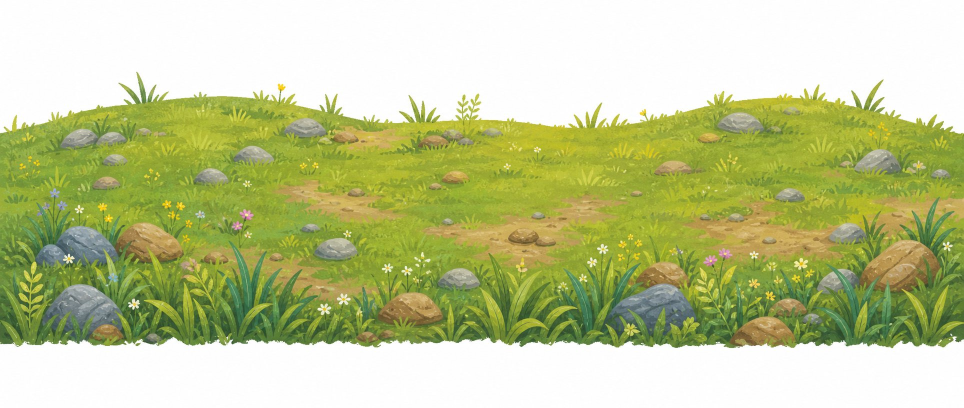
#> input picture examples/assets/ground-grass-stones.jpg, 1927 x 816 px (shown at 1/2 size)
$ python prepare_talking_assets.py
#> lines starting #> are read from the running program, lines starting #| are printed output that depends on the picture; after the words box and inside, x2 and y2 are one past the last pixel; in counts of white or black regions, pixels touching at a corner belong together
#> in main, ground is the input picture: PIL image 1927x816 RGB; mean R, G, B 191.2, 198.9, 146.5
"""Prepare layered cutout assets for the talking-scene and PNGTuber examples.

Inputs (AI-generated plates + user-supplied avatar):
  examples/assets/sky-day-clean.jpg        - clean sky gradient plate
  examples/assets/ground-grass-stones.jpg  - grass/stone ground strip on white
  examples/assets/clouds-cluster-a.jpg     - cumulus cluster on magenta
  examples/assets/clouds-cluster-b.jpg     - wispy cloud pair on magenta
  /tmp/arena-coding-uploads/image-2.png    - user hand-drawn PNGTuber avatar on green screen

Outputs (RGBA cutouts, committed):
  examples/assets/ground-cutout.png
  examples/assets/clouds-a.png
  examples/assets/clouds-b.png
  examples/assets/avatar-cutout.png
"""
from __future__ import annotations

from pathlib import Path

import numpy as np
from PIL import Image, ImageFilter

ROOT = Path(__file__).resolve().parents[1]
ASSETS = ROOT / "examples/assets"


def key_background(img: Image.Image, target: np.ndarray, tol: float, soft: float,
                   despill: str | None = None) -> Image.Image:
    """Remove pixels near `target` RGB, feathering alpha by distance in tol..soft band.

    despill removes background colour contamination from semi-transparent edges:
    'green' clamps a dominant green channel down; 'magenta' lifts green toward
    min(red, blue) so pink fringes become neutral.
    """
    rgba = np.asarray(img.convert("RGBA"), dtype=np.float32)
    rgb = rgba[..., :3]
    dist = np.linalg.norm(rgb - target[None, None, :], axis=2)
    alpha = np.clip((dist - tol) / max(1.0, soft - tol), 0, 1)
    if despill == "green":
        cap = np.maximum(rgb[..., 0], rgb[..., 2])
        rgb[..., 1] = np.minimum(rgb[..., 1], cap + 6)
    elif despill == "magenta":
        floor = np.minimum(rgb[..., 0], rgb[..., 2])
        rgb[..., 1] = np.maximum(rgb[..., 1], floor - 6)
    rgba[..., :3] = rgb
    rgba[..., 3] = alpha * 255
    return Image.fromarray(rgba.astype(np.uint8), "RGBA")


def cut_top_white(img: Image.Image) -> Image.Image:
    """Flood the white background from the top edge only, so white flowers inside stay solid."""
    rgba = np.asarray(img.convert("RGBA"), dtype=np.uint8).copy()
    h, w = rgba.shape[:2]
#> h = 816; w = 1927
    rgb = rgba[..., :3].astype(np.int16)
    white = (rgb.min(axis=2) > 232) & (np.ptp(rgb, axis=2) < 18)
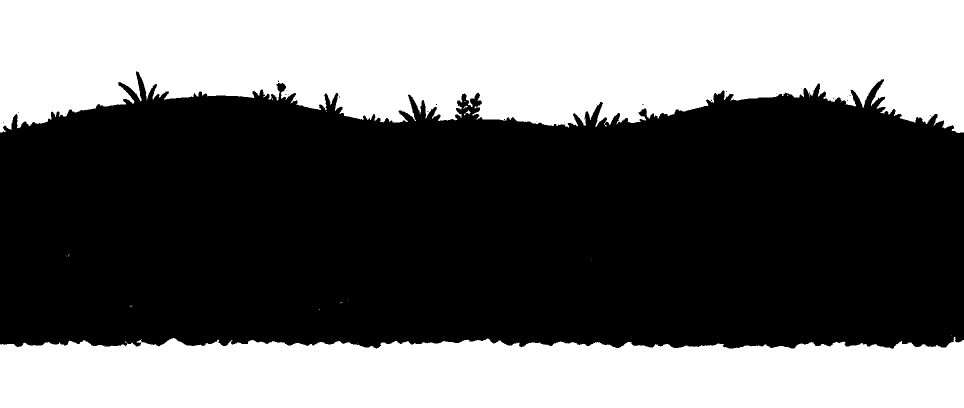
#> white: shape (816, 1927) bool (shown at 1/2 size); 42.2% white; 24 white regions (20 under 20 px), largest, box (x1, y1, x2, y2) and area: (0, 0, 1927, 266) 418253, (0, 674, 1927, 816) 245614, (932, 220, 941, 229) 37, (927, 211, 935, 218) 20
    # BFS from top-row white pixels across connected white pixels.
    from collections import deque
    visited = np.zeros((h, w), dtype=bool)
    queue: deque[tuple[int, int]] = deque()
    for x in range(w):
        if white[0, x]:
            queue.append((0, x))
            visited[0, x] = True
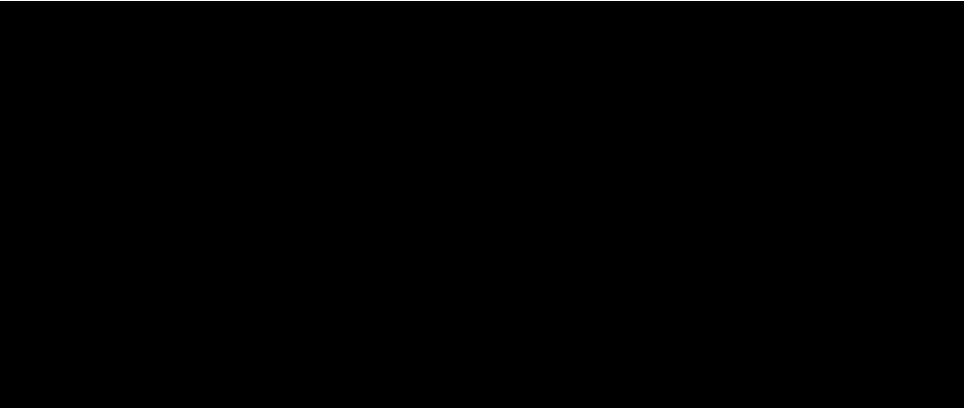
#> visited: shape (816, 1927) bool (shown at 1/2 size); 0.12% white in thin lines or dots, all inside (x1, y1, x2, y2) = (0, 0, 1927, 1)
    while queue:
        y, x = queue.popleft()
        for ny, nx in ((y-1, x), (y+1, x), (y, x-1), (y, x+1)):
            if 0 <= ny < h and 0 <= nx < w and white[ny, nx] and not visited[ny, nx]:
                visited[ny, nx] = True
                queue.append((ny, nx))
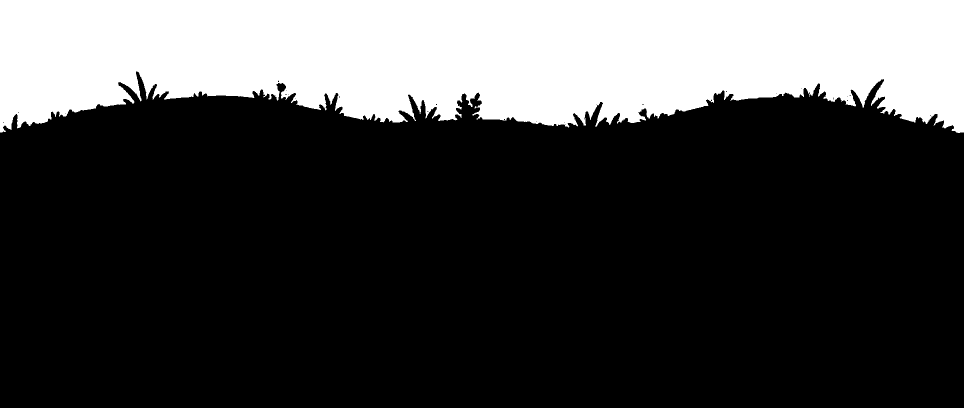
#> visited: shape (816, 1927) bool (shown at 1/2 size); 26.6% white; 1 white region, box (x1, y1, x2, y2) and area: (0, 0, 1927, 266) 418239
    rgba[..., 3] = np.where(visited, 0, 255)
    im = Image.fromarray(rgba, "RGBA")
    # Feather the silhouette edge slightly.
    a = im.getchannel("A").filter(ImageFilter.GaussianBlur(1.2))
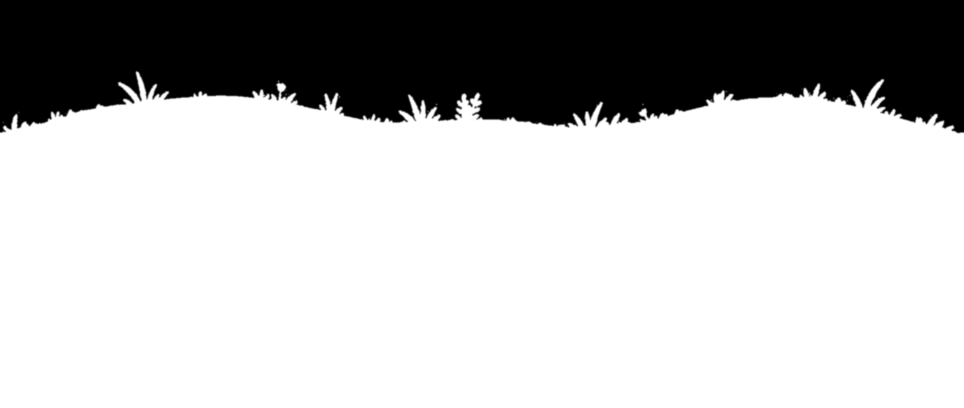
#> a: PIL image 1927x816 L (shown at 1/2 size); min 0, max 255, mean 187.2
    im.putalpha(a)
    return im


def main() -> None:
    ground = Image.open(ASSETS / "ground-grass-stones.jpg")
    cut_top_white(ground).save(ASSETS / "ground-cutout.png")
    print("ground-cutout.png", (ASSETS / "ground-cutout.png").stat().st_size)

    magenta = np.array([255.0, 0.0, 255.0])
    for name in ("clouds-cluster-a", "clouds-cluster-b"):
        img = Image.open(ASSETS / f"{name}.jpg")
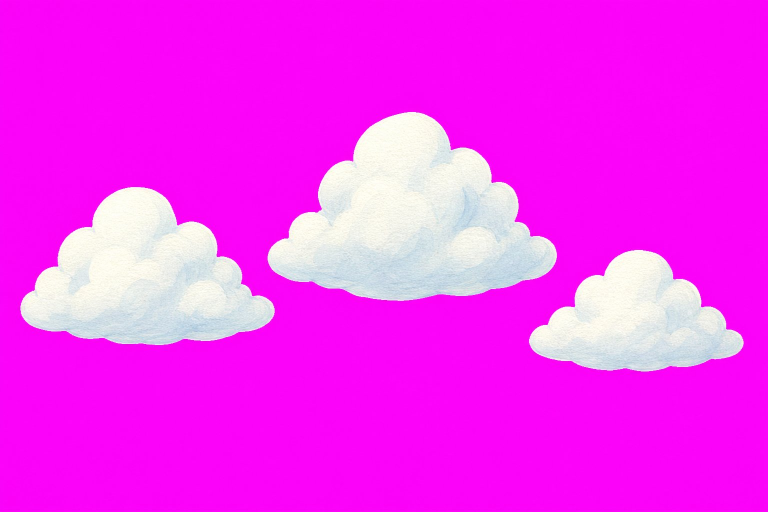
#> input picture examples/assets/clouds-cluster-a.jpg, 1536 x 1024 px (shown at 1/2 size)
#> img is the input picture: PIL image 1536x1024 RGB; mean R, G, B 247, 47.8, 245.7
        keyed = key_background(img, magenta, tol=85, soft=150, despill="magenta")
#> in key_background, `alpha = np.clip((dist - tol) / max(1.0, soft - tol), 0, 1)`:
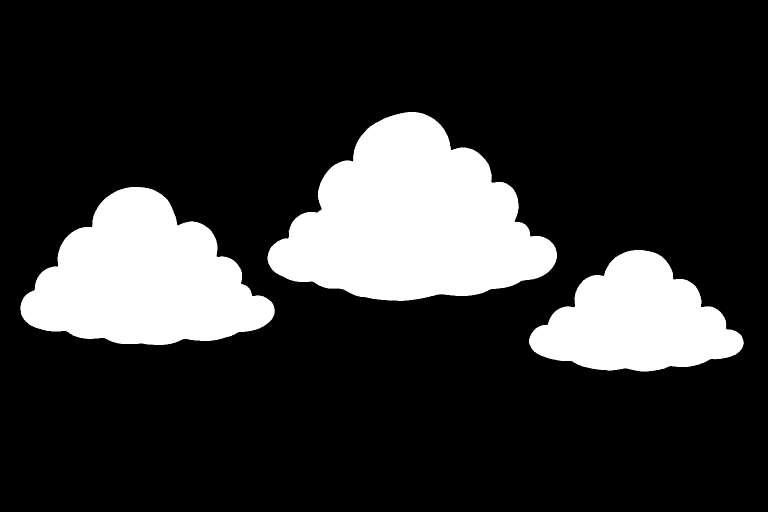
#> alpha: shape (1024, 1536) float64 (shown at 1/2 size); min 0, max 1, mean 0.192
#> in key_background, `rgb[..., 1] = np.maximum(rgb[..., 1], floor - 6)`:
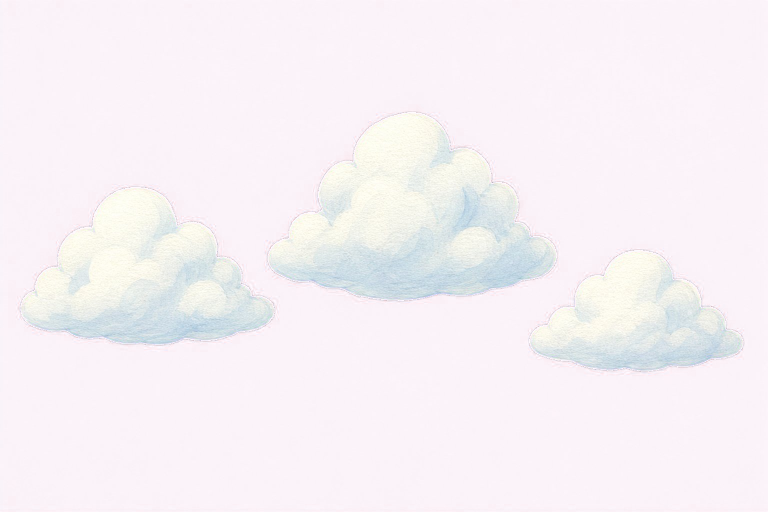
#> rgb: shape (1024, 1536, 3) float32 (shown at 1/2 size); mean R, G, B 249.3, 244.4, 248.6
        out = ASSETS / (name.replace("cluster-", "") + ".png")
        keyed.save(out)
        print(out.name, out.stat().st_size)
#> pass 2 of the loop in main, `for name in ("clouds-cluster-a", "clouds-cluster-b"):`:
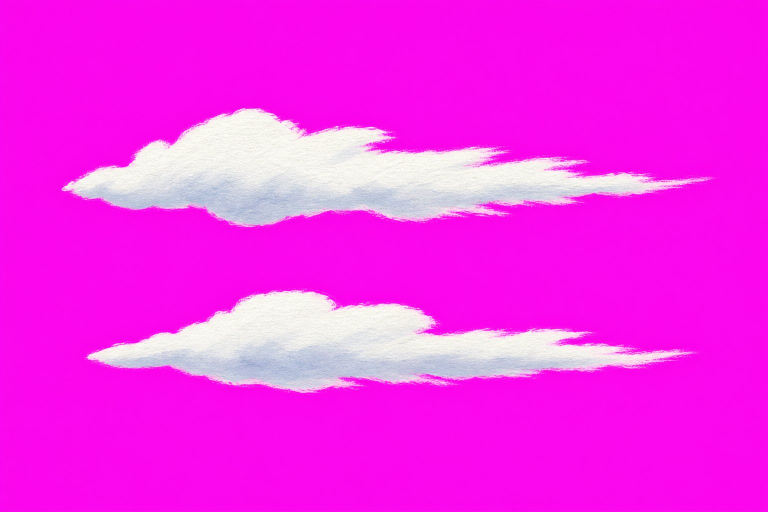
#> input picture examples/assets/clouds-cluster-b.jpg, 1536 x 1024 px (shown at 1/2 size)
#> in main, img is the input picture: PIL image 1536x1024 RGB; mean R, G, B 247.1, 43.9, 235.7
#> in key_background (call 2), `rgb[..., 1] = np.maximum(rgb[..., 1], floor - 6)`:
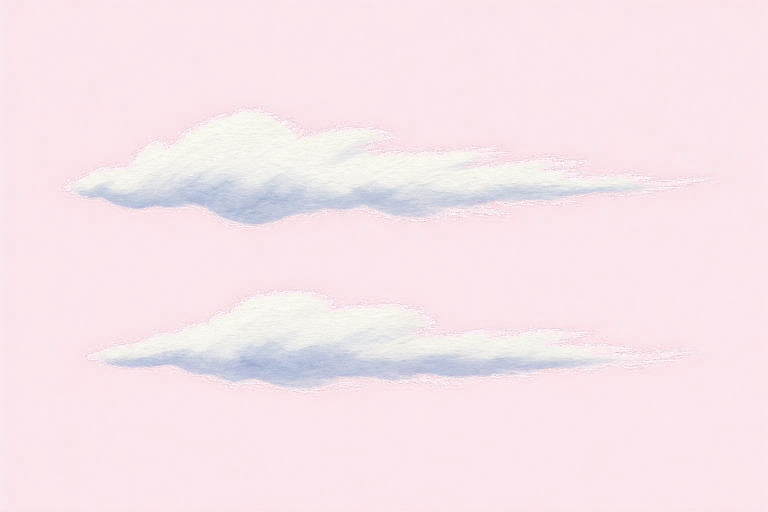
#> rgb: shape (1024, 1536, 3) float32 (shown at 1/2 size); mean R, G, B 249.5, 226.8, 233.2
#> in key_background (call 2), `rgba[..., 3] = alpha * 255`:
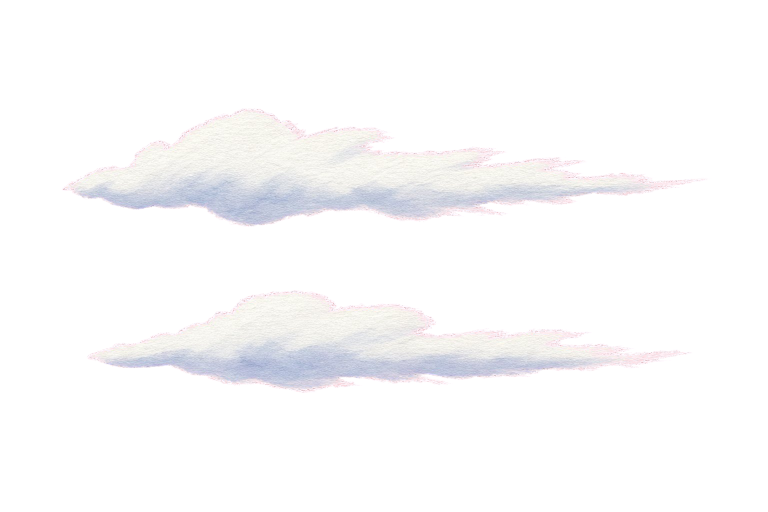
#> rgba: shape (1024, 1536, 4) float32 (shown at 1/2 size); mean R, G, B, A 249.5, 226.8, 233.2, 43.3; transparent parts drawn white

    uploads = Path("/tmp/arena-coding-uploads/image-2.png")
    if uploads.exists():
        img = Image.open(uploads)
        arr = np.asarray(img.convert("RGB"), dtype=np.float32)
        corners = np.concatenate([arr[:8, :8].reshape(-1, 3), arr[:8, -8:].reshape(-1, 3)])
        green = np.median(corners, axis=0)
        print("avatar key colour:", green)
        keyed = key_background(img, green, tol=85, soft=145, despill="green")
        # Trim to content bounds so the scene layer box matches the character.
        bbox = keyed.getchannel("A").point(lambda v: 255 if v > 8 else 0).getbbox()
        if bbox:
            keyed = keyed.crop(bbox)
        keyed.save(ASSETS / "avatar-cutout.png")
        print("avatar-cutout.png", keyed.size, (ASSETS / "avatar-cutout.png").stat().st_size)

    # State variants (AI edits) arrive on white at arbitrary size; key, trim and
    # normalize onto the main cutout's box so mouth/blink swaps never jump.
#> (the run stopped early here; a loop or call above may not have finished)
